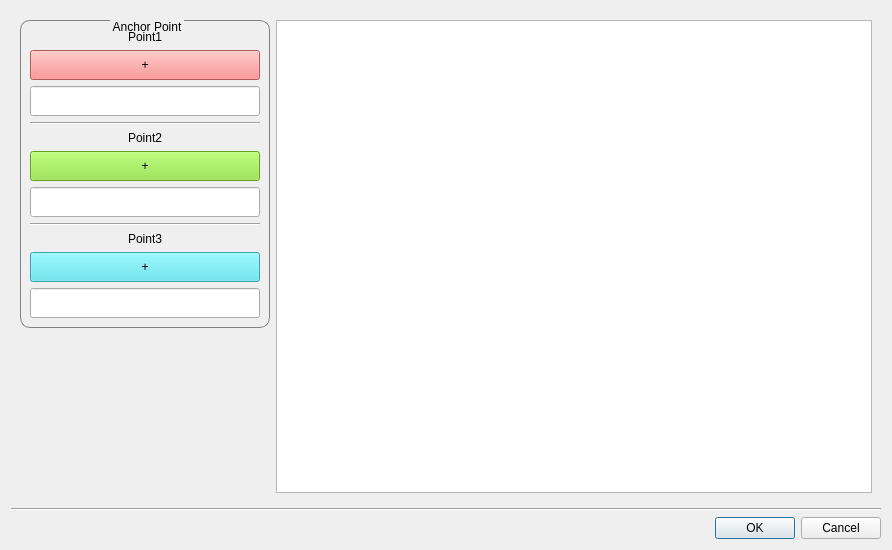
<?xml version="1.0" encoding="UTF-8"?>
<ui version="4.0">
 <class>RegistrationDialog</class>
 <widget class="QDialog" name="RegistrationDialog">
  <property name="geometry">
   <rect>
    <x>0</x>
    <y>0</y>
    <width>892</width>
    <height>550</height>
   </rect>
  </property>
  <property name="windowTitle">
   <string>Registration</string>
  </property>
  <layout class="QGridLayout" name="gridLayout_4">
   <item row="0" column="0">
    <widget class="QWidget" name="widget" native="true">
     <layout class="QGridLayout" name="gridLayout">
      <item row="0" column="0">
       <widget class="QGroupBox" name="groupBox">
        <property name="sizePolicy">
         <sizepolicy hsizetype="Fixed" vsizetype="Preferred">
          <horstretch>0</horstretch>
          <verstretch>0</verstretch>
         </sizepolicy>
        </property>
        <property name="minimumSize">
         <size>
          <width>250</width>
          <height>0</height>
         </size>
        </property>
        <property name="maximumSize">
         <size>
          <width>250</width>
          <height>16777215</height>
         </size>
        </property>
        <property name="styleSheet">
         <string notr="true">QGroupBox{
border-width:1px;
border-style:solid;
border-radius: 10px;
border-color:gray;
margin-top:2.5ex;
}
QGroupBox::title{
subcontrol-origin:margin;
subcontrol-position:top center;
padding:0 1px;
}</string>
        </property>
        <property name="title">
         <string>Anchor Point</string>
        </property>
        <layout class="QGridLayout" name="gridLayout_5">
         <item row="4" column="0">
          <widget class="QLabel" name="label_2">
           <property name="text">
            <string>Point2</string>
           </property>
           <property name="alignment">
            <set>Qt::AlignCenter</set>
           </property>
          </widget>
         </item>
         <item row="2" column="0">
          <widget class="QLineEdit" name="point1_lineEdit">
           <property name="minimumSize">
            <size>
             <width>0</width>
             <height>30</height>
            </size>
           </property>
           <property name="readOnly">
            <bool>true</bool>
           </property>
          </widget>
         </item>
         <item row="9" column="0">
          <widget class="QPushButton" name="addpoint3_pushButton">
           <property name="minimumSize">
            <size>
             <width>0</width>
             <height>30</height>
            </size>
           </property>
           <property name="styleSheet">
            <string notr="true">background-color: rgb(79, 226, 239);</string>
           </property>
           <property name="text">
            <string>+</string>
           </property>
          </widget>
         </item>
         <item row="10" column="0">
          <widget class="QLineEdit" name="point3_lineEdit">
           <property name="minimumSize">
            <size>
             <width>0</width>
             <height>30</height>
            </size>
           </property>
           <property name="readOnly">
            <bool>true</bool>
           </property>
          </widget>
         </item>
         <item row="3" column="0">
          <widget class="Line" name="line_2">
           <property name="orientation">
            <enum>Qt::Horizontal</enum>
           </property>
          </widget>
         </item>
         <item row="7" column="0">
          <widget class="Line" name="line_3">
           <property name="orientation">
            <enum>Qt::Horizontal</enum>
           </property>
          </widget>
         </item>
         <item row="6" column="0">
          <widget class="QLineEdit" name="point2_lineEdit">
           <property name="minimumSize">
            <size>
             <width>0</width>
             <height>30</height>
            </size>
           </property>
           <property name="readOnly">
            <bool>true</bool>
           </property>
          </widget>
         </item>
         <item row="0" column="0">
          <widget class="QLabel" name="label">
           <property name="text">
            <string>Point1</string>
           </property>
           <property name="alignment">
            <set>Qt::AlignCenter</set>
           </property>
          </widget>
         </item>
         <item row="5" column="0">
          <widget class="QPushButton" name="addpoint2_pushButton">
           <property name="minimumSize">
            <size>
             <width>0</width>
             <height>30</height>
            </size>
           </property>
           <property name="styleSheet">
            <string notr="true">background-color: rgb(138, 226, 52);</string>
           </property>
           <property name="text">
            <string>+</string>
           </property>
          </widget>
         </item>
         <item row="1" column="0">
          <widget class="QPushButton" name="addpoint1_pushButton">
           <property name="minimumSize">
            <size>
             <width>0</width>
             <height>30</height>
            </size>
           </property>
           <property name="styleSheet">
            <string notr="true">background-color: rgb(249, 122, 122);</string>
           </property>
           <property name="text">
            <string>+</string>
           </property>
          </widget>
         </item>
         <item row="8" column="0">
          <widget class="QLabel" name="label_3">
           <property name="text">
            <string>Point3</string>
           </property>
           <property name="alignment">
            <set>Qt::AlignCenter</set>
           </property>
          </widget>
         </item>
        </layout>
       </widget>
      </item>
      <item row="0" column="1" rowspan="2">
       <widget class="DrawShapesGraphics" name="showImage_graphicsView"/>
      </item>
      <item row="1" column="0">
       <spacer name="verticalSpacer">
        <property name="orientation">
         <enum>Qt::Vertical</enum>
        </property>
        <property name="sizeHint" stdset="0">
         <size>
          <width>20</width>
          <height>128</height>
         </size>
        </property>
       </spacer>
      </item>
     </layout>
    </widget>
   </item>
   <item row="1" column="0">
    <widget class="Line" name="line">
     <property name="orientation">
      <enum>Qt::Horizontal</enum>
     </property>
    </widget>
   </item>
   <item row="2" column="0">
    <widget class="QDialogButtonBox" name="buttonBox">
     <property name="orientation">
      <enum>Qt::Horizontal</enum>
     </property>
     <property name="standardButtons">
      <set>QDialogButtonBox::Cancel|QDialogButtonBox::Ok</set>
     </property>
     <property name="centerButtons">
      <bool>false</bool>
     </property>
    </widget>
   </item>
  </layout>
 </widget>
 <customwidgets>
  <customwidget>
   <class>DrawShapesGraphics</class>
   <extends>QGraphicsView</extends>
   <header>drawshapesgraphics.h</header>
  </customwidget>
 </customwidgets>
 <resources/>
 <connections>
  <connection>
   <sender>buttonBox</sender>
   <signal>rejected()</signal>
   <receiver>RegistrationDialog</receiver>
   <slot>reject()</slot>
   <hints>
    <hint type="sourcelabel">
     <x>316</x>
     <y>260</y>
    </hint>
    <hint type="destinationlabel">
     <x>286</x>
     <y>274</y>
    </hint>
   </hints>
  </connection>
 </connections>
</ui>
